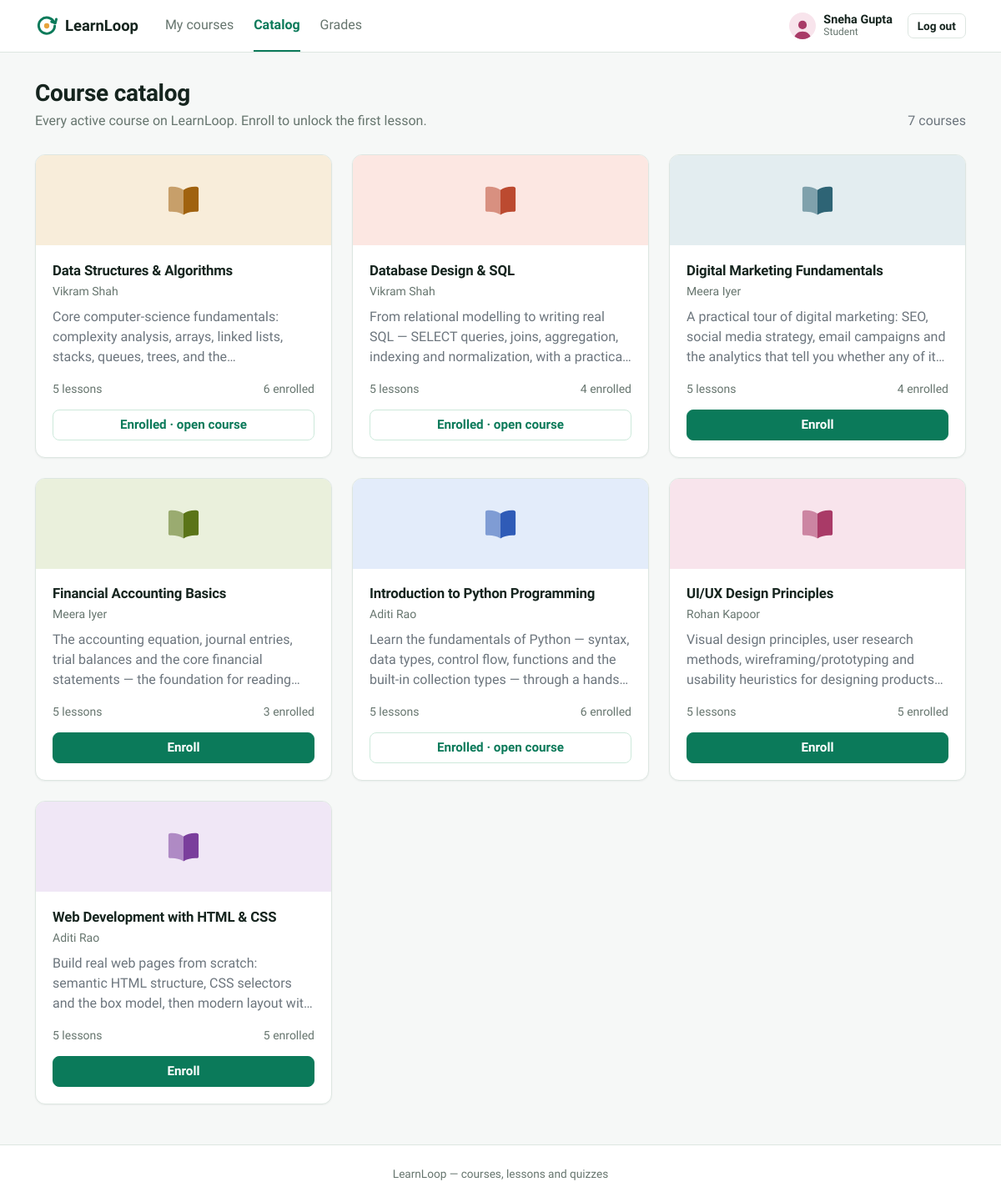
The app's page /index.php?route=student/catalog (signed in) with its own data.
### tables this page shows
CREATE TABLE courses (
    id              INT AUTO_INCREMENT PRIMARY KEY,
    title           VARCHAR(150) NOT NULL,
    description     TEXT NULL,
    instructor_id   INT NOT NULL,
    status          ENUM('active','inactive') NOT NULL DEFAULT 'active',
    created_at      TIMESTAMP NOT NULL DEFAULT CURRENT_TIMESTAMP,
    FOREIGN KEY (instructor_id) REFERENCES users(id),
    KEY idx_courses_instructor (instructor_id),
    KEY idx_courses_status (status)
);

CREATE TABLE users (
    id            INT AUTO_INCREMENT PRIMARY KEY,
    name          VARCHAR(100) NOT NULL,
    email         VARCHAR(150) NOT NULL UNIQUE,
    password      VARCHAR(255) NOT NULL,
    role          ENUM('super_admin','instructor','student') NOT NULL,
    status        ENUM('active','inactive') NOT NULL DEFAULT 'active',
    created_at    TIMESTAMP NOT NULL DEFAULT CURRENT_TIMESTAMP
);

### app/controllers/StudentController.php (called while the page is built, shortened)
<?php
require_once __DIR__ . '/../models/Course.php';
require_once __DIR__ . '/../models/Enrollment.php';
class StudentController
{
    public function catalog(): void
    {
        $courses = Course::allActive();
        $enrolledIds = array_map(fn($e) => (int)$e['course_id'], Enrollment::byStudent(Auth::id()));
        require __DIR__ . '/../views/student/catalog.php';
    }
}

### public/index.php (called while the page is built, shortened)
<?php
require_once __DIR__ . '/../core/helpers.php';
require_once __DIR__ . '/../core/Database.php';
require_once __DIR__ . '/../core/Auth.php';
require_once __DIR__ . '/../app/models/Course.php';
require_once __DIR__ . '/../app/models/Enrollment.php';
require_once __DIR__ . '/../app/controllers/StudentController.php';
$router = new Router();
$router->get('login', fn() => (new AuthController())->showLogin());
$router->post('login', fn() => (new AuthController())->login());
$router->post('logout', fn() => (new AuthController())->logout());
$router->get('admin/dashboard', fn() => (new AdminController())->dashboard());
$router->get('admin/courses', fn() => (new AdminController())->courses());
$router->get('admin/courses/create', fn() => (new AdminController())->courseCreateForm());
$router->post('admin/courses/store', fn() => (new AdminController())->courseStore());
$router->get('admin/courses/edit', fn() => (new AdminController())->courseEditForm());
$router->post('admin/courses/update', fn() => (new AdminController())->courseUpdate());
$router->post('admin/courses/status', fn() => (new AdminController())->courseStatus());
$router->get('admin/users', fn() => (new AdminController())->users());
$router->get('admin/users/create', fn() => (new AdminController())->userCreateForm());
$router->post('admin/users/store', fn() => (new AdminController())->userStore());
$router->post('admin/users/status', fn() => (new AdminController())->userStatus());
$router->get('admin/analytics', fn() => (new AdminController())->analytics());
$router->get('instructor/dashboard', fn() => (new InstructorController())->dashboard());
$router->get('instructor/courses', fn() => (new InstructorController())->courses());
$router->get('instructor/courses/edit', fn() => (new InstructorController())->courseEditForm());
$router->post('instructor/courses/update', fn() => (new InstructorController())->courseUpdate());
$router->get('instructor/lessons', fn() => (new InstructorController())->lessons());
$router->get('instructor/lessons/create', fn() => (new InstructorController())->lessonCreateForm());
$router->post('instructor/lessons/store', fn() => (new InstructorController())->lessonStore());
$router->get('instructor/lessons/edit', fn() => (new InstructorController())->lessonEditForm());
$router->post('instructor/lessons/update', fn() => (new InstructorController())->lessonUpdate());
$router->post('instructor/lessons/delete', fn() => (new InstructorController())->lessonDelete());
$router->post('instructor/lessons/move', fn() => (new InstructorController())->lessonMove());
$router->get('instructor/quiz', fn() => (new InstructorController())->quiz());
$router->post('instructor/quiz/store', fn() => (new InstructorController())->quizStore());
$router->get('instructor/quiz/questions/create', fn() => (new InstructorController())->questionCreateForm());
$router->post('instructor/quiz/questions/store', fn() => (new InstructorController())->questionStore());
$router->get('instructor/quiz/questions/edit', fn() => (new InstructorController())->questionEditForm());
$router->post('instructor/quiz/questions/update', fn() => (new InstructorController())->questionUpdate());
$router->post('instructor/quiz/questions/delete', fn() => (new InstructorController())->questionDelete());
$router->get('instructor/gradebook', fn() => (new InstructorController())->gradebook());
$router->get('student/dashboard', fn() => (new StudentController())->dashboard());
$router->get('student/catalog', fn() => (new StudentController())->catalog());
$router->post('student/enroll', fn() => (new StudentController())->enroll());
$router->get('student/courses/view', fn() => (new StudentController())->courseView());
$router->get('student/lessons/view', fn() => (new StudentController())->lessonView());
$router->post('student/lessons/complete', fn() => (new StudentController())->lessonComplete());
$router->get('student/quiz/take', fn() => (new StudentController())->quizTake());
$router->post('student/quiz/submit', fn() => (new StudentController())->quizSubmit());
$router->get('student/quiz/result', fn() => (new StudentController())->quizResult());
$router->get('student/grades', fn() => (new StudentController())->grades());
$route = $_GET['route'] ?? '';
$router->dispatch($_SERVER['REQUEST_METHOD'], $route);

### core/Router.php (called while the page is built, shortened)
<?php
class Router
{
    private array $routes = ['GET' => [], 'POST' => []];
    public function get(string $route, callable $handler): void
    {
        $this->routes['GET'][$route] = $handler;
    }
    public function post(string $route, callable $handler): void
    {
        $this->routes['POST'][$route] = $handler;
    }
    public function dispatch(string $method, string $route): void
    {
        $handler = $this->routes[$method][$route] ?? null;
        try {
            $handler();
        } catch (Throwable $e) {
            error_log($e->getMessage());
            http_response_code(500);
            require __DIR__ . '/../app/views/errors/500.php';
        }
    }
}

### config/database.php (called while the page is built)
<?php
return [
    'host'     => '127.0.0.1',
    'port'     => 3306,
    'database' => 'learnloop',
    'username' => 'root',
    'password' => '',
    'charset'  => 'utf8mb4',
];

### core/Database.php (called while the page is built)
<?php
class Database
{
    private static ?PDO $instance = null;
    public static function connect(): PDO
    {
        if (self::$instance === null) {
            $config = require __DIR__ . '/../config/database.php';
            $dsn = sprintf(
                'mysql:host=%s;port=%d;dbname=%s;charset=%s',
                $config['host'],
                $config['port'],
                $config['database'],
                $config['charset']
            );
            self::$instance = new PDO($dsn, $config['username'], $config['password'], [
                PDO::ATTR_ERRMODE            => PDO::ERRMODE_EXCEPTION,
                PDO::ATTR_DEFAULT_FETCH_MODE => PDO::FETCH_ASSOC,
                PDO::ATTR_EMULATE_PREPARES   => false,
            ]);
        }
        return self::$instance;
    }
}

### app/models/Course.php (called while the page is built, shortened)
<?php
require_once __DIR__ . '/../../core/Database.php';
class Course
{
    private static function baseSelect(): string
    {
        return "SELECT c.*, u.name AS instructor_name,
                        (SELECT COUNT(*) FROM lessons l WHERE l.course_id = c.id) AS lesson_count,
                        (SELECT COUNT(*) FROM enrollments e WHERE e.course_id = c.id) AS enrollment_count
                 FROM courses c
                 JOIN users u ON u.id = c.instructor_id";
    }
    public static function allActive(): array
    {
        $stmt = Database::connect()->query(self::baseSelect() . " WHERE c.status = 'active' ORDER BY c.title");
        return $stmt->fetchAll();
    }
}

### core/Auth.php (called while the page is built, shortened)
<?php
require_once __DIR__ . '/Database.php';
class Auth
{
    public static function id(): ?int
    {
        return $_SESSION['user_id'] ?? null;
    }
}

### app/models/Enrollment.php (called while the page is built, shortened)
<?php
require_once __DIR__ . '/../../core/Database.php';
class Enrollment
{
    public static function byStudent(int $studentId): array
    {
        $stmt = Database::connect()->prepare(
            "SELECT e.*, c.title, c.description, c.status AS course_status, c.instructor_id,
                    u.name AS instructor_name,
                    (SELECT COUNT(*) FROM lessons l WHERE l.course_id = c.id) AS lesson_count
             FROM enrollments e
             JOIN courses c ON c.id = e.course_id
             JOIN users u ON u.id = c.instructor_id
             WHERE e.student_id = ?
             ORDER BY e.enrolled_at DESC"
        );
        $stmt->execute([$studentId]);
        return $stmt->fetchAll();
    }
}

### app/views/student/catalog.php (the view, shortened to what this page needs)
<?php $pageTitle = 'Catalog'; require __DIR__ . '/../partials/header.php'; require __DIR__ . '/../partials/navbar.php'; ?>
<div class="ll-page-head">
    <div>
        <h1 class="ll-page-title">Course catalog</h1>
        <p class="ll-page-sub">Every active course on LearnLoop. Enroll to unlock the first lesson.</p>
    </div>
    <?php if (!empty($courses)): ?><span class="text-secondary tnum"><?= count($courses) ?> courses</span><?php endif; ?>
</div>
<?php if (empty($courses)): ?>
    <div class="card"><div class="ll-empty"><strong>No courses available right now</strong>New courses appear here once they're published.</div></div>
<?php else: ?>
<div class="row g-4">
    <?php foreach ($courses as $c): ?>
        <?php $isEnrolled = in_array((int)$c['id'], $enrolledIds, true); ?>
        <div class="col-md-6 col-lg-4">
            <article class="card ll-course-card">
                <?= course_cover((int)$c['id'], $c['title'], 'banner') ?>
                <div class="card-body">
                    <h2><?= e($c['title']) ?></h2>
                    <div class="ll-course-meta mb-2"><?= e($c['instructor_name']) ?></div>
                    <?php if (trim((string)$c['description']) !== ''): ?>
                        <p class="text-secondary mb-0 ll-clamp-3"><?= e($c['description']) ?></p>
                    <?php endif; ?>
                    <div class="ll-course-foot">
                        <div class="ll-course-foot-row">
                            <span class="tnum"><?= (int)$c['lesson_count'] ?> <?= (int)$c['lesson_count'] === 1 ? 'lesson' : 'lessons' ?></span>
                            <span class="tnum"><?= (int)$c['enrollment_count'] ?> enrolled</span>
                        </div>
                        <?php if ($isEnrolled): ?>
                            <a href="/index.php?route=student/courses/view&id=<?= (int)$c['id'] ?>" class="btn btn-outline-primary w-100">Enrolled · open course</a>
                        <?php elseif ((int)$c['lesson_count'] === 0): ?>
                            <button type="button" class="btn btn-outline-secondary w-100" disabled>Lessons coming soon</button>
                        <?php else: ?>
                            <form method="POST" action="/index.php?route=student/enroll">
                                <button type="submit" class="btn btn-primary w-100">Enroll</button>
                            </form>
                        <?php endif; ?>
                    </div>
                </div>
            </article>
        </div>
    <?php endforeach; ?>
</div>
<?php endif; ?>
<?php require __DIR__ . '/../partials/footer.php'; ?>

### core/helpers.php (shortened to what this page needs)
<?php
function e(?string $value): string
{
    return htmlspecialchars($value ?? '', ENT_QUOTES, 'UTF-8');
}
function avatar_tint(?int $id, string $name = ''): int
{
    return $id !== null && $id > 0 ? $id % 8 : abs(crc32($name)) % 8;
}
function course_cover(int $courseId, string $title, string $size = ''): string
{
    $svg = '<svg viewBox="0 0 48 48" aria-hidden="true">'
        . '<path d="M24 13.5c-3.6-2.6-8.4-3.7-14-3.3a1.6 1.6 0 0 0-1.5 1.6v22.4c0 .9.8 1.7 1.7 1.6 5.2-.3 9.8.7 13.8 3.2z" opacity=".55"/>'
        . '<path d="M24 13.5c3.6-2.6 8.4-3.7 14-3.3 .8.1 1.5.8 1.5 1.6v22.4c0 .9-.8 1.7-1.7 1.6-5.2-.3-9.8.7-13.8 3.2z"/>'
        . '</svg>';
    return '<span class="course-cover ' . e($size) . ' tint-' . avatar_tint($courseId, $title) . '" role="img" aria-label="' . e($title) . '">' . $svg . '</span>';
}
function person_avatar(?int $userId, string $name, string $size = ''): string
{
    $svg = '<svg viewBox="0 0 40 40" aria-hidden="true">'
        . '<circle cx="20" cy="15.5" r="7.2"/><path d="M5.5 41c0-9 6.5-14.2 14.5-14.2S34.5 32 34.5 41z"/>'
        . '</svg>';
    return '<span class="person-avatar ' . e($size) . ' tint-' . avatar_tint($userId, $name) . '" role="img" aria-label="' . e($name) . '">' . $svg . '</span>';
}
function brand_mark(string $class = 'brand-mark'): string
{
    return '<svg class="' . e($class) . '" viewBox="0 0 32 32" aria-hidden="true">'
        . '<path d="M26.2 11.5A11 11 0 1 0 27 16" fill="none" stroke="currentColor" stroke-width="3.4" stroke-linecap="round"/>'
        . '<path d="M22.6 10.3l5.2 1.9 1.4-5.4" fill="none" stroke="currentColor" stroke-width="3.4" stroke-linecap="round" stroke-linejoin="round"/>'
        . '<circle cx="16" cy="16" r="3.6" fill="#E8A33D"/>'
        . '</svg>';
}

### records on screen
courses: title "Data Structures & Algorithms", instructor.name "Vikram Shah", description "Core computer-science fundamentals: complexity analysis, arrays, linked lists, stacks, queues, trees, and…", lesson_count "5", enrollment_count "6"
courses: title "Database Design & SQL", instructor.name "Vikram Shah", description "From relational modelling to writing real SQL — SELECT queries, joins, aggregation, indexing and normalization, with a…", lesson_count "5", enrollment_count "4"
courses: title "Digital Marketing Fundamentals", instructor.name "Meera Iyer", description "A practical tour of digital marketing: SEO, social media strategy, email campaigns and the analytics that tell you whether any of…", lesson_count "5", enrollment_count "4"
courses: title "Financial Accounting Basics", instructor.name "Meera Iyer", description "The accounting equation, journal entries, trial balances and the core financial statements — the foundation for…", lesson_count "5", enrollment_count "3"
courses: title "Introduction to Python Programming", instructor.name "Aditi Rao", description "Learn the fundamentals of Python — syntax, data types, control flow, functions and the built-in collection types — through…", lesson_count "5", enrollment_count "6"
courses: title "UI/UX Design Principles", instructor.name "Rohan Kapoor", description "Visual design principles, user research methods, wireframing/prototyping and usability heuristics for designing…", lesson_count "5", enrollment_count "5"
courses: title "Web Development with HTML & CSS", instructor.name "Aditi Rao", description "Build real web pages from scratch: semantic HTML structure, CSS selectors and the box model, then modern layout…", lesson_count "5", enrollment_count "5"

### other values on screen
$label "My courses"
$label "Catalog"
$label "Grades"
Auth::name() "Sneha Gupta"
$roleLabel "Student"
count($courses) "7"
